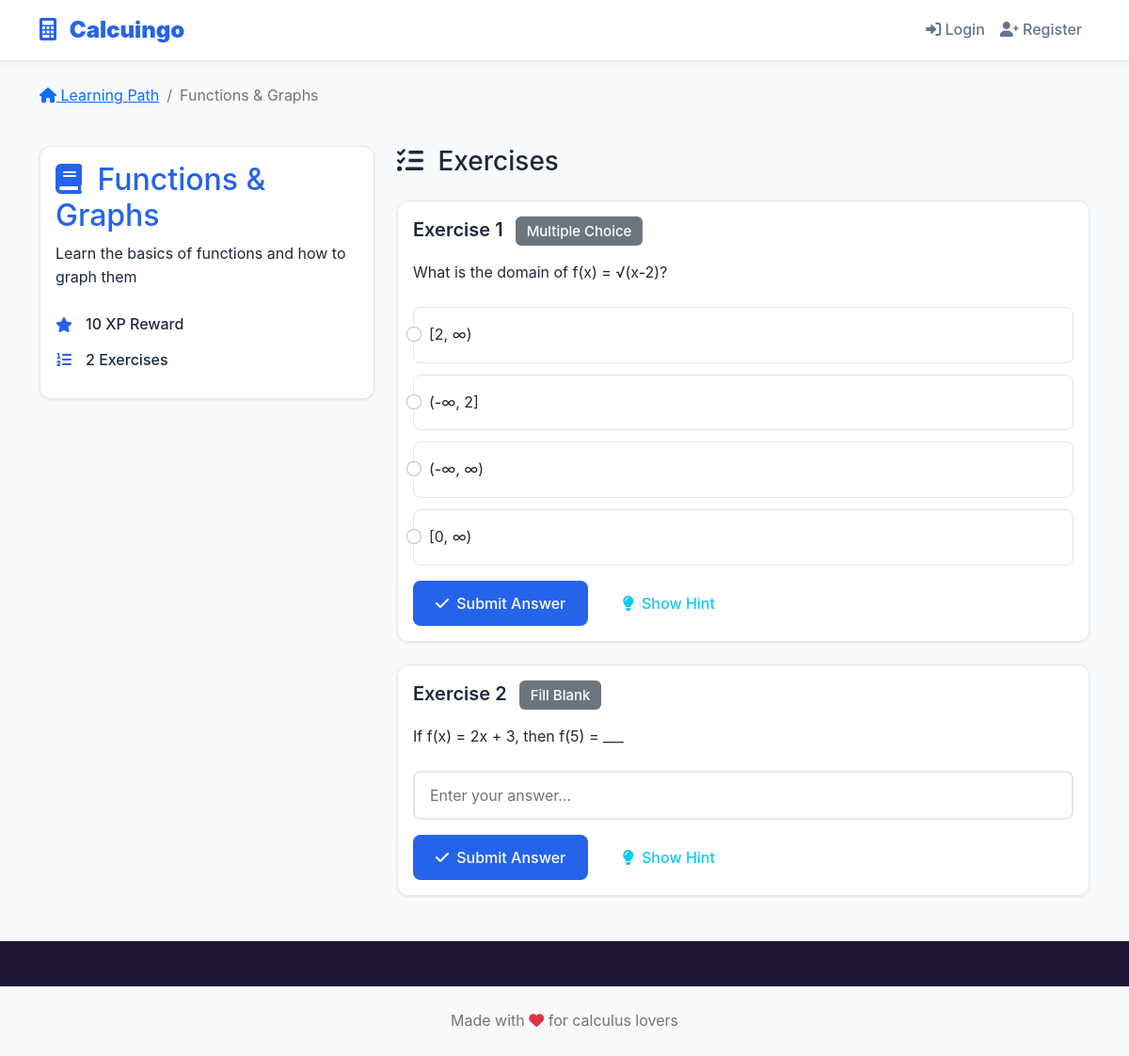
The app's page /lessons/1 with its own data.
### models.py (models this page shows, shortened)
class Lesson(db.Model):
    id = db.Column(db.Integer, primary_key=True)
    title = db.Column(db.String(200), nullable=False)  # Lesson title (e.g., "Introduction to Limits")
    description = db.Column(db.Text)  # Detailed lesson description
    status = db.Column(db.String(20), default='locked')  # locked, in-progress, completed
    order = db.Column(db.Integer, nullable=False)  # Display order in learning path
    xp_reward = db.Column(db.Integer, default=10)  # XP points awarded for completion
    prerequisites = db.Column(db.Text)  # JSON string of prerequisite lesson IDs

class Exercise(db.Model):
    id = db.Column(db.Integer, primary_key=True)
    lesson_id = db.Column(db.Integer, db.ForeignKey('lesson.id'), nullable=False)  # Parent lesson
    type = db.Column(db.String(50), nullable=False)  # multiple_choice, fill_blank, drag_drop, graph
    question = db.Column(db.Text, nullable=False)  # The exercise question/prompt
    answer = db.Column(db.Text, nullable=False)  # Correct answer (can be complex for math problems)
    options = db.Column(db.Text)  # JSON string for multiple choice options
    hint = db.Column(db.Text)  # Optional hint for students
    order = db.Column(db.Integer, default=0)  # Order within the lesson
    def get_options(self):
        try:
            return json.loads(self.options) if self.options else []
        except:
            return []

### routes/lessons.py (the view)
@lessons_bp.route('/<int:lesson_id>')
def lesson_detail(lesson_id):
    lesson = Lesson.query.get_or_404(lesson_id)
    exercises = Exercise.query.filter_by(lesson_id=lesson_id).order_by(Exercise.order).all()
    user_progress = None
    if 'user_id' in session:
        user_progress = Progress.query.filter_by(
            user_id=session['user_id'],
            lesson_id=lesson_id
        ).first()
    return render_template('lessons/lesson_detail.html',
                         lesson=lesson,
                         exercises=exercises,
                         user_progress=user_progress)

### templates/lessons/lesson_detail.html (shortened to what this page needs)
{% extends "base.html" %}
{% block main_class %}lesson-page{% endblock %}
{% block content %}
<div class="container py-4">
    <div class="row mb-4">
        <div class="col-12">
            <nav aria-label="breadcrumb">
                <ol class="breadcrumb">
                    <li class="breadcrumb-item">
                        <a href="{{ url_for('learning_path') }}">
                            <i class="fas fa-home"></i> Learning Path
                        </a>
                    </li>
                    <li class="breadcrumb-item active">{{ lesson.title }}</li>
                </ol>
            </nav>
        </div>
    </div>
    <div class="row">
        <div class="col-lg-4 mb-4">
            <div class="card lesson-info-card">
                <div class="card-body">
                    <h2 class="card-title text-primary">
                        <i class="fas fa-book me-2"></i>
                        {{ lesson.title }}
                    </h2>
                    <p class="card-text">{{ lesson.description }}</p>
                    <div class="lesson-stats">
                        <div class="stat-item">
                            <i class="fas fa-star"></i>
                            <span>{{ lesson.xp_reward }} XP Reward</span>
                        </div>
                        <div class="stat-item">
                            <i class="fas fa-list-ol"></i>
                            <span>{{ exercises|length }} Exercises</span>
                        </div>
                    </div>
                </div>
            </div>
        </div>
        <div class="col-lg-8">
            <div class="exercises-container">
                <h3 class="mb-4">
                    <i class="fas fa-tasks me-2"></i>
                    Exercises
                </h3>
                {% if exercises %}
                    {% for exercise in exercises %}
                    <div class="exercise-card" data-exercise-id="{{ exercise.id }}">
                        <div class="card">
                            <div class="card-body">
                                <div class="exercise-header">
                                    <h5 class="exercise-title">
                                        Exercise {{ loop.index }}
                                        <span class="badge bg-secondary ms-2">{{ exercise.type.replace('_', ' ').title() }}</span>
                                    </h5>
                                </div>
                                <div class="exercise-content">
                                    <p class="exercise-question">{{ exercise.question }}</p>
                                    <form method="POST" action="{{ url_for('lessons.submit_exercise', lesson_id=lesson.id) }}">
                                        {% if exercise.type == 'multiple_choice' %}
                                            <div class="exercise-options">
                                                {% for option in exercise.get_options() %}
                                                <div class="form-check">
                                                    <input class="form-check-input" type="radio"
                                                           name="answer"
                                                           value="{{ option }}"
                                                           id="option_{{ exercise.id }}_{{ loop.index }}"
                                                           required>
                                                    <label class="form-check-label" for="option_{{ exercise.id }}_{{ loop.index }}">
                                                        {{ option }}
                                                    </label>
                                                </div>
                                                {% endfor %}
                                            </div>
                                        {% elif exercise.type == 'fill_blank' %}
                                            <div class="exercise-input">
                                                <input type="text"
                                                       class="form-control"
                                                       name="answer"
                                                       placeholder="Enter your answer..."
                                                       required>
                                            </div>
                                        {% endif %}
                                        <div class="exercise-actions mt-3">
                                            <button type="submit" class="btn btn-primary">
                                                <i class="fas fa-check me-1"></i>
                                                Submit Answer
                                            </button>
                                            {% if exercise.hint %}
                                            <button type="button" class="btn btn-outline-info ms-2"
                                                    data-bs-toggle="tooltip"
                                                    data-bs-placement="top"
                                                    title="{{ exercise.hint }}">
                                                <i class="fas fa-lightbulb me-1"></i>
                                                Show Hint
                                            </button>
                                            {% endif %}
                                        </div>
                                    </form>
                                </div>
                            </div>
                        </div>
                    </div>
                    {% endfor %}
                {% else %}
                    <div class="alert alert-info">
                        <i class="fas fa-info-circle me-2"></i>
                        No exercises available for this lesson yet.
                    </div>
                {% endif %}
            </div>
        </div>
    </div>
</div>
{% endblock %}

### static/css/style.css (style rules this page uses)
:root { --primary-color: #2563eb; --primary-dark: #1d4ed8; --dark-mode-bg: #1e293b; --dark-mode-text: #f1f5f9; --secondary-color: #64748b; --accent-color: #f59e0b; --success-color: #10b981; --danger-color: #ef4444; --warning-color: #f59e0b; --light-bg: #f8fafc; --dark-bg: #1e1632; --text-dark: #1e293b; --text-muted: #64748b; --border-color: #e2e8f0; --border-radius: 12px; --shadow: 0 1px 3px rgba(0, 0, 0, 0.1); --shadow-lg: 0 10px 25px rgba(0, 0, 0, 0.1); }
body { font-family: 'Inter', -apple-system, BlinkMacSystemFont, 'Segoe UI', Roboto, sans-serif; background-color: var(--dark-bg); color: var(--text-dark); line-height: 1.6; }
.lesson-info-card { border: none; box-shadow: var(--shadow); border-radius: var(--border-radius); background: white; }
.lesson-stats { margin-top: 1.5rem; }
.stat-item { display: flex; align-items: center; margin-bottom: 0.75rem; font-weight: 500; color: var(--text-dark); }
.stat-item i { margin-right: 0.75rem; width: 20px; color: var(--primary-color); }
.exercise-card { border: none; box-shadow: var(--shadow); border-radius: var(--border-radius); background: white; transition: all 0.3s ease; margin-bottom: 1.5rem; }
.exercise-title { color: var(--text-dark); font-weight: 600; margin-bottom: 1rem; }
.exercise-question { font-size: 1rem; margin-bottom: 1.5rem; color: var(--text-dark); line-height: 1.6; }
.exercise-options .form-check { margin-bottom: 0.75rem; padding: 1rem; border: 1px solid var(--border-color); border-radius: 8px; transition: all 0.2s ease; cursor: pointer; }
.exercise-input input { border-radius: 8px; border: 2px solid var(--border-color); padding: 0.75rem 1rem; font-size: 1rem; transition: all 0.2s ease; width: 100%; }
.btn { border-radius: 8px; font-weight: 500; transition: all 0.2s ease; border: none; padding: 0.75rem 1.5rem; }
.btn-primary { background: var(--primary-color); color: white; }
.card { border: 1px solid var(--border-color); border-radius: var(--border-radius); background: white; transition: all 0.3s ease; }
.badge { border-radius: 6px; font-weight: 500; padding: 0.5rem 0.75rem; }
.form-control { border-radius: 8px; border: 2px solid var(--border-color); transition: all 0.2s ease; padding: 0.75rem 1rem; }
.text-primary { color: var(--primary-color) !important; }

### records on screen
Lesson: title "Functions & Graphs", description "Learn the basics of functions and how to graph them", xp_reward "10"
Exercise: type.replace "Multiple Choice", question "What is the domain of f(x) = √(x-2)?", get_options "[2, ∞)" "(-∞, 2]" "(-∞, ∞)" "[0, ∞)"
Exercise: type.replace "Fill Blank", question "If f(x) = 2x + 3, then f(5) = ___"

### other values on screen
{{ exercises|length }} "2"
